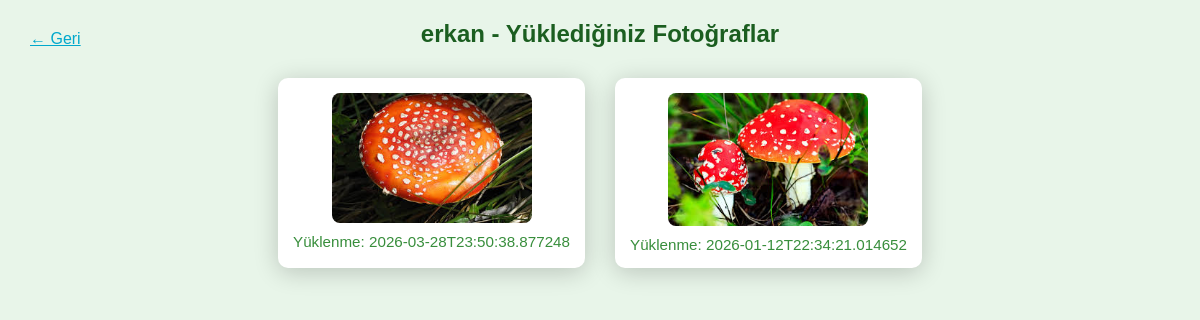
Page /fotolarim (signed in) on the committed database.
### tables this page shows
CREATE TABLE fotolar (
            id INTEGER PRIMARY KEY AUTOINCREMENT,
            kullanici TEXT,
            dosya_yolu TEXT,
            yuklenme_zamani TEXT
        );

### app.py (the view)
@app.route("/fotolarim")
def fotolarim():
    if "username" not in session:
        return redirect(url_for("login"))
    conn = sqlite3.connect("konumlar.db")
    c = conn.cursor()
    c.execute("SELECT dosya_yolu, yuklenme_zamani FROM fotolar WHERE kullanici=? ORDER BY id DESC", (session["username"],))
    fotolar = c.fetchall()
    conn.close()
    return render_template("fotolarim.html", fotolar=fotolar, username=session["username"])

### templates/fotolarim.html (shortened to what this page needs)
<!DOCTYPE html>
<html>
<head>
</head>
<body>
    <a href="{{ url_for('index') }}" style="color:#00a8cc; position:absolute; left:30px; top:30px;">← Geri</a>
    <h2>{{ username }} - Yüklediğiniz Fotoğraflar</h2>
    {% if fotolar and fotolar|length > 0 %}
        <div class="photo-list">
        {% for dosya_yolu, yuklenme_zamani in fotolar %}
            <div class="photo-item">
                <img src="{{ url_for('fotolar_serve', filename=dosya_yolu) }}" alt="Fotoğraf">
                <div class="date">Yüklenme: {{ yuklenme_zamani }}</div>
            </div>
        {% endfor %}
        </div>
    {% else %}
        <p>Hiç fotoğraf yüklememişsiniz.</p>
    {% endif %}
</body>
</html>

### templates/fotolarim.html (style rules this page uses)
body { background:#e8f5e9; color:#1b5e20; font-family:Arial; text-align:center; }
.photo-list { display:flex; flex-wrap:wrap; justify-content:center; gap:30px; margin-top:30px; }
.photo-item { background:#ffffff; border-radius:10px; padding:15px; box-shadow:0 4px 24px rgba(0,0,0,0.2); }
img { max-width:200px; max-height:200px; border-radius:8px; display:block; margin:auto; }
.date { color:#388e3c; margin-top:10px; font-size:0.95em; }
a { color:#00a8cc; }

### rows in the picture
fotolar: dosya_yolu (picture), yuklenme_zamani "2026-03-28T23:50:38.877248"
fotolar: dosya_yolu (picture), yuklenme_zamani "2026-01-12T22:34:21.014652"

### other values in the picture
{{ username }} "erkan"
